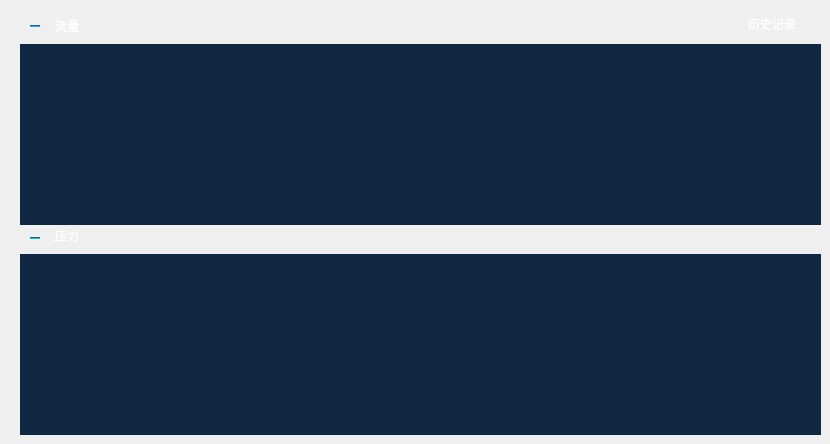
      <widget class="QWidget" name="page_CurvePurge">
       <property name="styleSheet">
        <string notr="true"/>
       </property>
       <widget class="QLabel" name="label_33">
        <property name="geometry">
         <rect>
          <x>48</x>
          <y>226</y>
          <width>38</width>
          <height>20</height>
         </rect>
        </property>
        <property name="styleSheet">
         <string notr="true">color: rgb(255, 255, 255);
font: 14pt &quot;Ubuntu&quot;;</string>
        </property>
        <property name="text">
         <string>压力</string>
        </property>
        <property name="alignment">
         <set>Qt::AlignCenter</set>
        </property>
       </widget>
       <widget class="Line" name="line_10">
        <property name="geometry">
         <rect>
          <x>30</x>
          <y>25</y>
          <width>10</width>
          <height>2</height>
         </rect>
        </property>
        <property name="styleSheet">
         <string notr="true">background-color: rgb(24, 144, 255);</string>
        </property>
        <property name="orientation">
         <enum>Qt::Horizontal</enum>
        </property>
       </widget>
       <widget class="QPushButton" name="pushButton_HistoryPurge">
        <property name="geometry">
         <rect>
          <x>724</x>
          <y>10</y>
          <width>96</width>
          <height>28</height>
         </rect>
        </property>
        <property name="styleSheet">
         <string notr="true">color: rgb(255, 255, 255);
font: 18pt &quot;Ubuntu&quot;;</string>
        </property>
        <property name="text">
         <string>历史记录</string>
        </property>
        <property name="flat">
         <bool>true</bool>
        </property>
       </widget>
       <widget class="QLabel" name="label_34">
        <property name="geometry">
         <rect>
          <x>48</x>
          <y>16</y>
          <width>38</width>
          <height>20</height>
         </rect>
        </property>
        <property name="styleSheet">
         <string notr="true">color:rgb(255, 255, 255);
font:14pt &quot;Ubuntu&quot;;</string>
        </property>
        <property name="text">
         <string>流量</string>
        </property>
        <property name="alignment">
         <set>Qt::AlignCenter</set>
        </property>
       </widget>
       <widget class="Line" name="line_11">
        <property name="geometry">
         <rect>
          <x>30</x>
          <y>237</y>
          <width>10</width>
          <height>2</height>
         </rect>
        </property>
        <property name="styleSheet">
         <string notr="true">background-color: rgb(19, 168, 168);</string>
        </property>
        <property name="orientation">
         <enum>Qt::Horizontal</enum>
        </property>
       </widget>
       <widget class="QChartView" name="widget_DownPurge" native="true">
        <property name="geometry">
         <rect>
          <x>20</x>
          <y>254</y>
          <width>801</width>
          <height>181</height>
         </rect>
        </property>
        <property name="autoFillBackground">
         <bool>false</bool>
        </property>
        <property name="styleSheet">
         <string notr="true">background-color: rgb(17, 40, 67);</string>
        </property>
       </widget>
       <widget class="QChartView" name="widget_UpPurge" native="true">
        <property name="geometry">
         <rect>
          <x>20</x>
          <y>44</y>
          <width>801</width>
          <height>181</height>
         </rect>
        </property>
        <property name="font">
         <font>
          <pointsize>14</pointsize>
         </font>
        </property>
        <property name="autoFillBackground">
         <bool>false</bool>
        </property>
        <property name="styleSheet">
         <string notr="true">background-color: rgb(17, 40, 67);</string>
        </property>
       </widget>
       <widget class="QLabel" name="label_35">
        <property name="geometry">
         <rect>
          <x>690</x>
          <y>12</y>
          <width>28</width>
          <height>28</height>
         </rect>
        </property>
        <property name="styleSheet">
         <string notr="true">image: url(:/ic_历史记录.png);</string>
        </property>
        <property name="text">
         <string/>
        </property>
       </widget>
      </widget>
